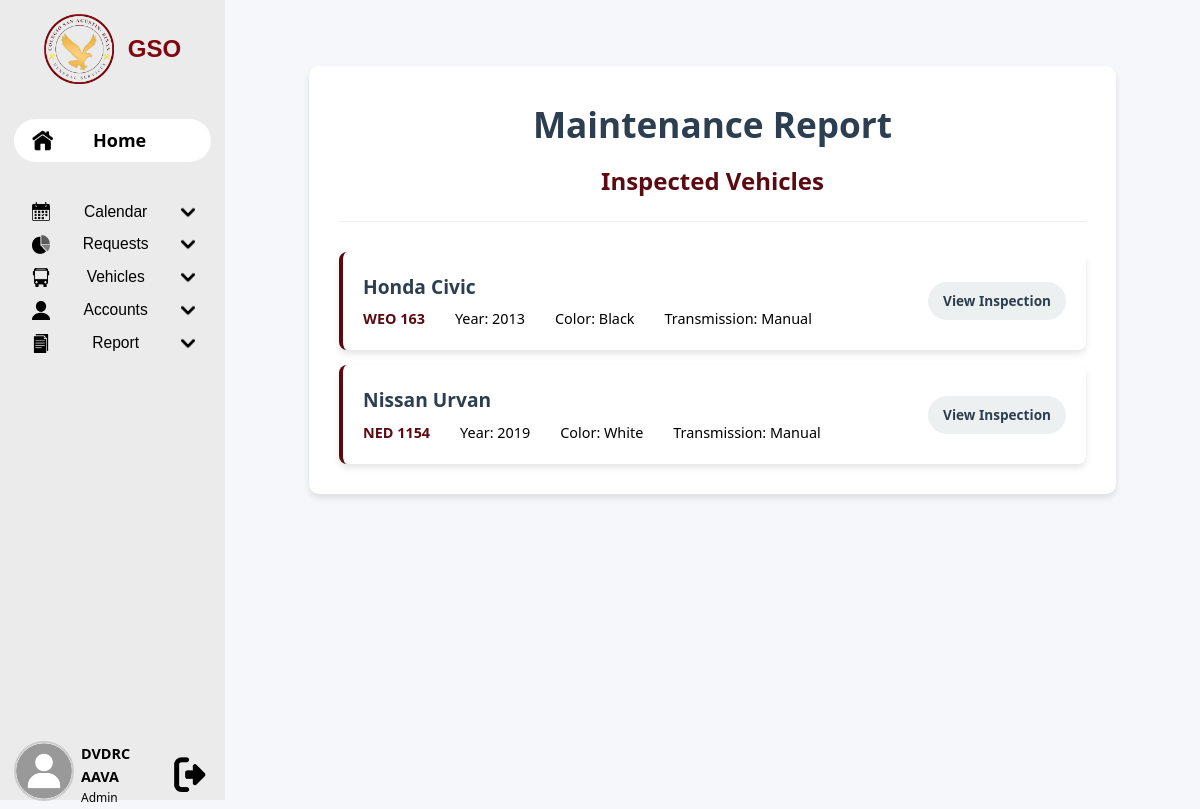
The page /GSO.php?mrep=a (signed in) on the database its author committed.
### tables this page shows
CREATE TABLE `carstb` (
  `plate_number` varchar(20) NOT NULL,
  `color` varchar(50) DEFAULT NULL,
  `brand` varchar(50) DEFAULT NULL,
  `model` varchar(50) DEFAULT NULL,
  `year_model` int(4) DEFAULT NULL,
  `body_type` varchar(50) DEFAULT NULL,
  `transmission` varchar(20) DEFAULT NULL,
  `image` varchar(255) DEFAULT NULL,
  `created_at` datetime DEFAULT current_timestamp(),
  `registration_from` date DEFAULT NULL,
  `registration_to` date DEFAULT NULL,
  `capacity` int(11) NOT NULL,
  `registration_schedule` date NOT NULL,
  PRIMARY KEY (`plate_number`)
);

### maintenanceReport.php (the view, shortened to what this page needs)
<?php
$servername = "localhost";
$username = "root";
$password = "";
$dbname = "vehiclemonitoringdbms";
$conn = new mysqli($servername, $username, $password, $dbname);
$sql = "SELECT DISTINCT c.plate_number, c.brand, c.model, c.year_model, c.color, c.transmission
        FROM carstb c
        INNER JOIN vehicle_checklists vc ON c.plate_number = vc.plate_number
        ORDER BY c.brand, c.model";
$vehicles = $conn->query($sql);
?>
<!DOCTYPE html>
<html lang="en">
<head>
</head>
<body>
<div class="container">
    <div class="header">
        <h1>Maintenance Report</h1>
        <h2>Inspected Vehicles</h2>
    </div>
    <div class="vehicle-list">
        <?php if ($vehicles->num_rows > 0): ?>
            <?php while($vehicle = $vehicles->fetch_assoc()): ?>
                <div class="vehicle-item" onclick="showModal('<?php echo $vehicle['plate_number']; ?>')">
                    <div class="vehicle-info">
                        <h3><?php echo $vehicle['brand'].' '.$vehicle['model']; ?></h3>
                        <div class="vehicle-details">
                            <span class="plate"><?php echo $vehicle['plate_number']; ?></span>
                            <span>Year: <?php echo $vehicle['year_model']; ?></span>
                            <span>Color: <?php echo $vehicle['color']; ?></span>
                            <span>Transmission: <?php echo $vehicle['transmission']; ?></span>
                        </div>
                    </div>
                    <div class="vehicle-status">
                        View Inspection
                    </div>
                </div>
            <?php endwhile; ?>
        <?php else: ?>
            <div class="no-vehicles">
                <p>No inspected vehicles found.</p>
            </div>
        <?php endif; ?>
    </div>
</div>
</body>
</html>

### styles.css (style rules this page uses)
:root { --light-gray: #ebebeb; --dark-gray: #bcbcbc; --sidebar-width: 23.33vw; --maroon: #80050d; --yellow: #efb954; }
* { margin: 0; padding: 0; box-sizing: border-box; text-decoration: none; color: black; }
body { padding: 0; font-family: 'Roboto', sans-serif; background-color: white; display: flex; flex-direction: row; }

### maintenanceReport.php (style rules this page uses)
:root { --primary-color: rgb(90, 10, 17); --secondary-color: rgb(196, 18, 48); --accent-color: #e74c3c; --light-color: #ecf0f1; --dark-color: #2c3e50; --success-color: #2ecc71; --warning-color: #f39c12; --danger-color: #e74c3c; --shadow: 0 4px 6px rgba(0, 0, 0, 0.1); --transition: all 0.3s ease; }
* { box-sizing: border-box; margin: 0; padding: 0; }
body { font-family: 'Segoe UI', Tahoma, Geneva, Verdana, sans-serif; background: #f5f7fa; color: #333; line-height: 1.6; }
.container { max-width: 1200px; margin: 30px auto; background: #fff; padding: 30px; border-radius: 10px; box-shadow: var(--shadow); }
.header { text-align: center; margin-bottom: 30px; padding-bottom: 20px; border-bottom: 1px solid #eee; }
.header h1 { color: var(--dark-color); margin-bottom: 10px; font-size: 2.2rem; }
.header h2 { color: var(--primary-color); font-size: 1.5rem; font-weight: bold; }
.vehicle-list { display: flex; flex-direction: column; gap: 15px; margin-top: 20px; }
.vehicle-item { background: white; border-radius: 8px; padding: 20px; box-shadow: var(--shadow); transition: var(--transition); border-left: 4px solid var(--primary-color); cursor: pointer; display: flex; justify-content: space-between; align-items: center; }
.vehicle-info { flex: 1; text-align: left; }
.vehicle-item h3 { color: var(--dark-color); margin-bottom: 5px; font-size: 1.2rem; text-align: left; }
.vehicle-details { color: #666; font-size: 0.9rem; display: flex; gap: 15px; flex-wrap: wrap; justify-content: flex-start; }
.vehicle-details span { display: inline-block; margin-right: 15px; }
.vehicle-details .plate { font-weight: bold; color: var(--primary-color); }
.vehicle-status { background: var(--light-color); padding: 8px 15px; border-radius: 20px; font-size: 0.85rem; font-weight: 600; color: var(--dark-color); }

### rows shown on the page
carstb: brand "Honda", model "Civic", plate_number "WEO 163", year_model "2013", color "Black", transmission "Manual"
carstb: brand "Nissan", model "Urvan", plate_number "NED 1154", year_model "2019", color "White", transmission "Manual"

### other values the page prints
$_SESSION['lname'] "DVDRC"
$_SESSION['fname'] "AAVA"
$_SESSION['role'] "Admin"
